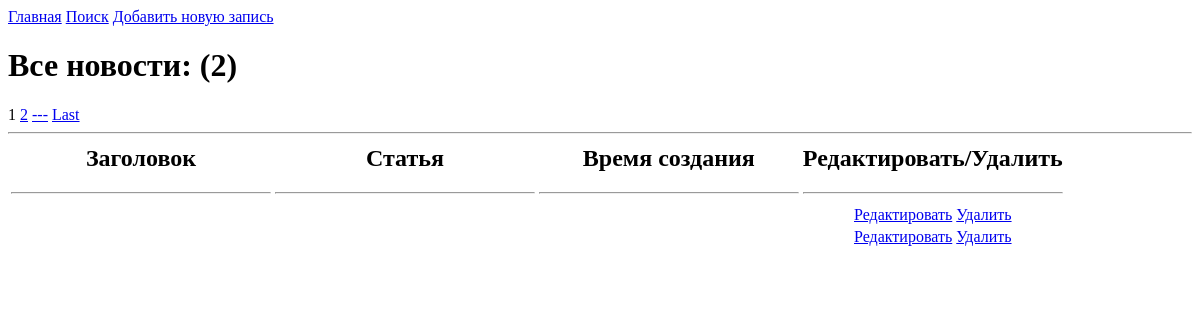
The page /news/ on the database as committed earlier.
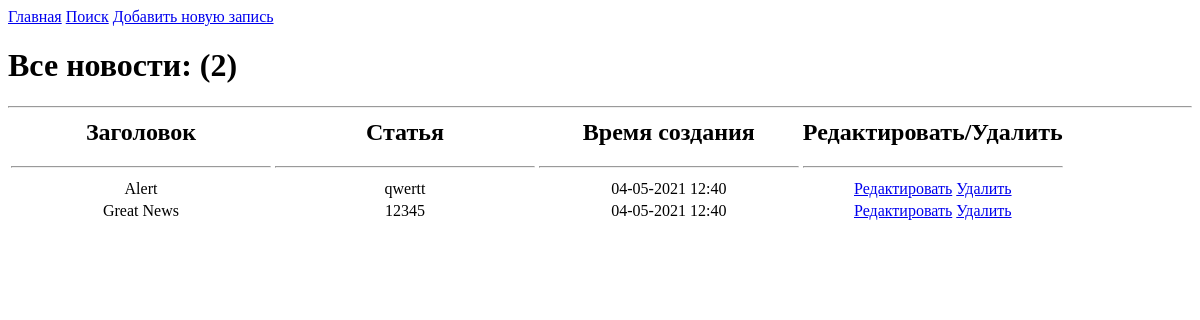
The same page on the database as committed later.
### news/models.py (models this page shows, shortened)
class Post(models.Model):
    author = models.ForeignKey(
        'accounts.Author', on_delete=models.CASCADE, verbose_name="Автор")
    post_type = models.CharField(
        max_length=1,
        choices=[
            ('A', 'Article'),
            ('N', 'News')
        ],
        default='N'
    )
    posted = models.DateTimeField(
        auto_now_add=True, verbose_name="Опубликованно")
    category = models.ManyToManyField(
        Category, through='PostCategory', verbose_name="Категория")
    title = models.CharField(max_length=255, verbose_name="Заголовок")
    content = models.TextField(verbose_name="Контент")
    rating = models.IntegerField(default=0)

### news/views.py (the view)
# urls.py: path('', NewsList.as_view()),
class NewsList(ListView):
    model = Post
    template_name = 'news.html'
    context_object_name = 'news'
    ordering = ['-posted']
    paginate_by = 2

### news/templatetags/custom_filters.py (called while the page is built)
@register.filter(name='censor')
def censor(value):
    banned_words = ['негатив', 'депрессия', 'обзывательство']
    for c in banned_words:
        value = value.replace(c, len(c) * '*')
        return value

### templates/news.html (shortened to what this page needs)
{% extends 'default.html' %}
{% load custom_filters %}
{% block content %}
<h1>Все новости: ({{ news|length }})</h1>
{% if is_paginated %}
{% for num in page_obj.paginator.page_range %}
{% if page_obj.number == num %}
<a>{{ num }}</a>
{% elif num > page_obj.number|add:'-3' and num < page_obj.number|add:'3' %}<a href="?page={{ num }}">{{ num }}</a>
	{% endif %}
	{% endfor %}
	{% if page_obj.has_next %}
	<a href="?page={{ page_obj.next_page_number }}">---</a>
	<a href="?page={{ page_obj.paginator.num_pages }}">Last</a>
	{% endif %}
	{% endif %}
	<hr>
	<table>
		<tr>
			<td>
				<h2 align="center">Заголовок</h2>
				<hr>
			</td>
			<td>
				<h2 align="center">Статья</h2>
				<hr>
			</td>
			<td>
				<h2 align="center">Время создания</h2>
				<hr>
			</td>
			<td>
				<h2 align="center">Редактировать/Удалить</h2>
				<hr>
			</td>
		</tr>
		{% if news %}
		{% for post in news %}
		<tr>
			<td align="center" width="25%">
				{{ post.title|censor }}
			</td>
			<td align="center" width="25%">
				{{ post.content | truncatechars:50 | censor }}
			</td>
			<td align="center" width="25%">
				{{ post.posted | date:"d-m-Y H:i" }}
			</td>
			<td align="center" width="25%">
				<a href="{% url 'post_edit' post.id %}">Редактировать</a>
				<a href="{% url 'post_delete' post.id %}">Удалить</a>
			</td>
		</tr>
		{% endfor %}
		{% else %}
		<h2>Новостей нет!</h2>
		{% endif %}
	</table>
	{% endblock content %}

Rows that differ between the two databases and show on the page:
added Post: title|censor "Alert", content|censor "qwertt", posted "04-05-2021 12:40"
added Post: title|censor "Great News", content|censor "12345", posted "04-05-2021 12:40"
Other text that changed with them:
list line gone: "1"
list line gone: "2"
text no longer shown: "--- Last"
